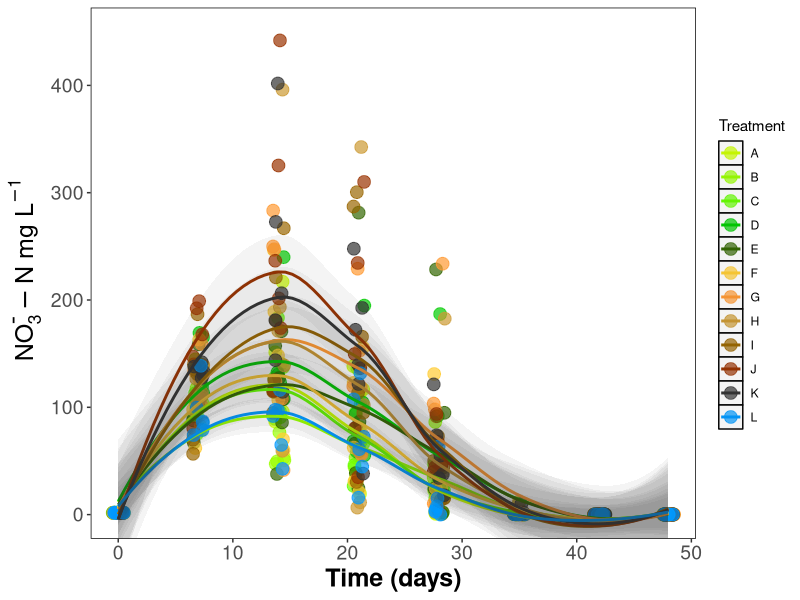
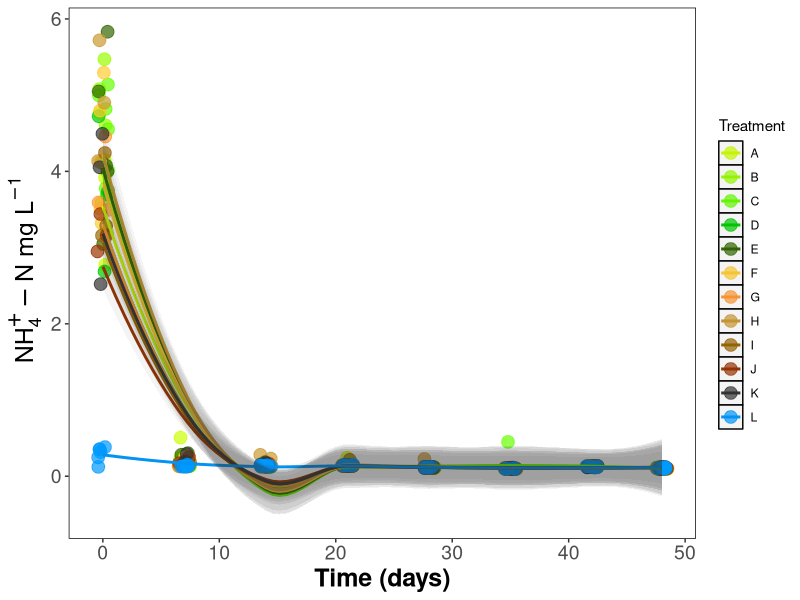
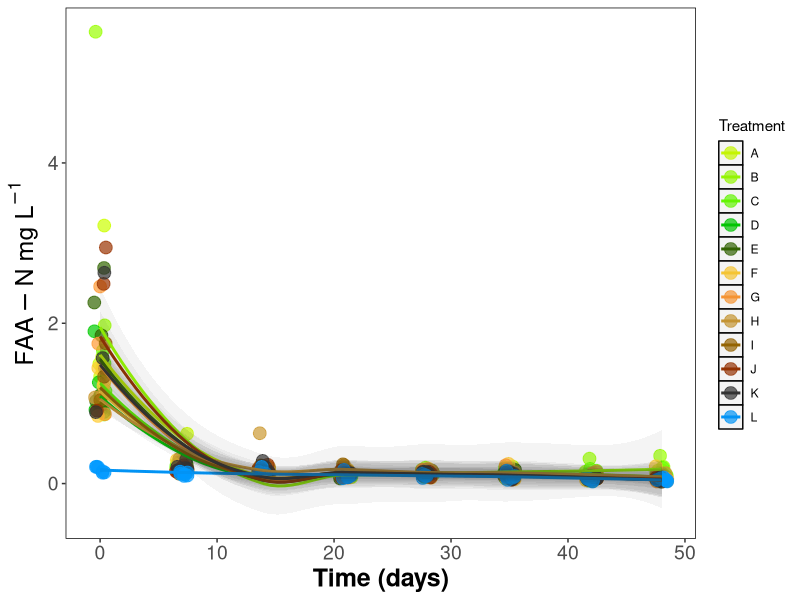
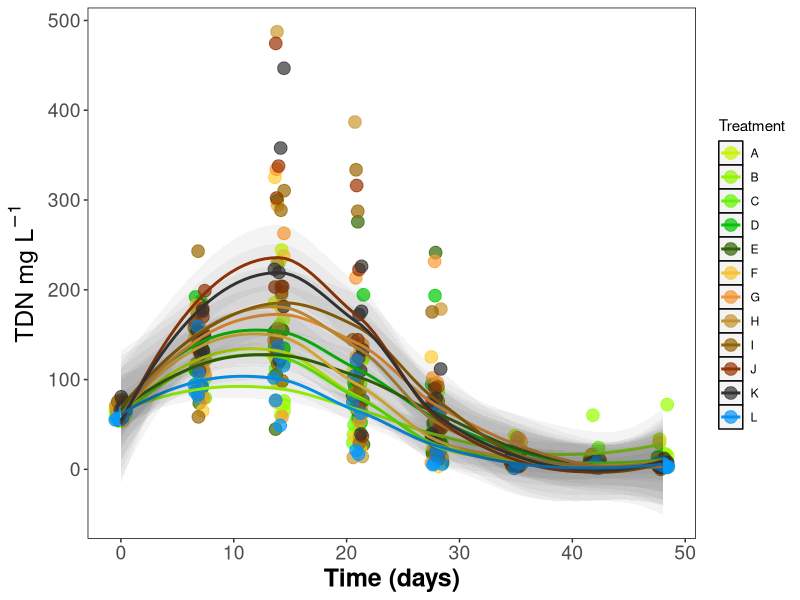
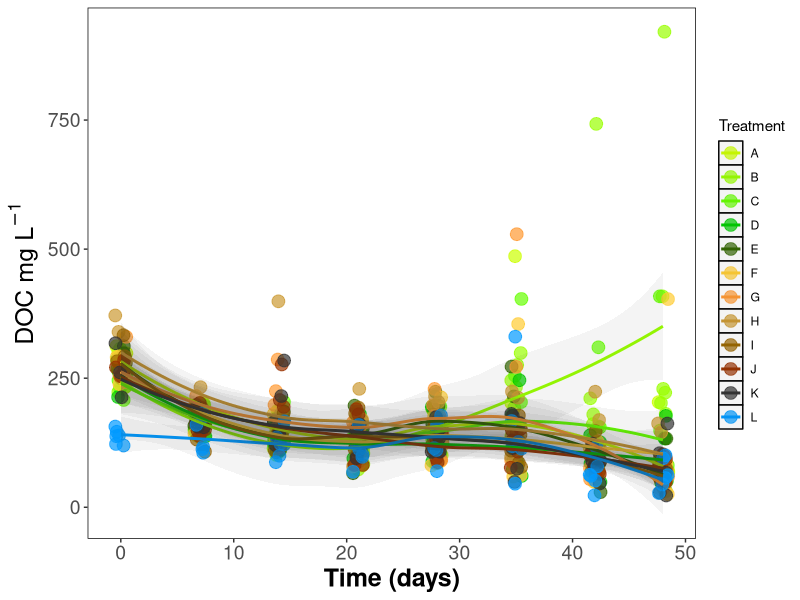
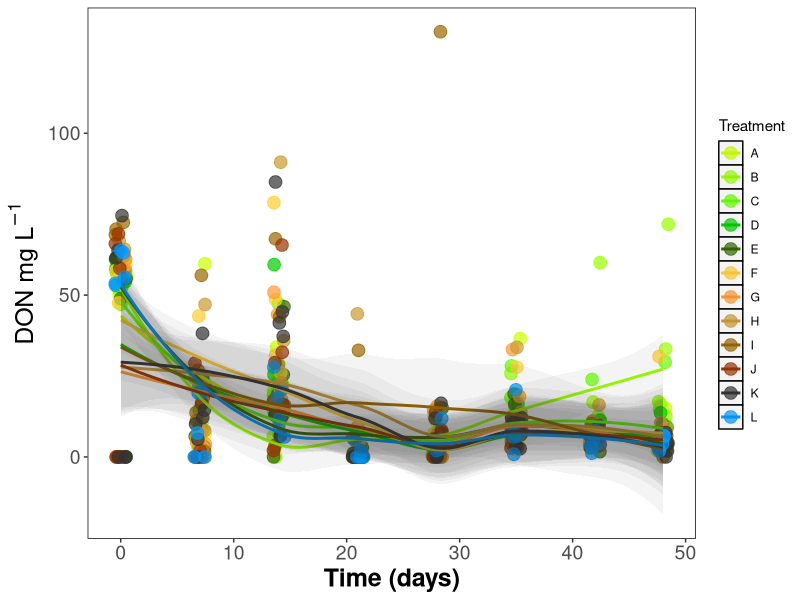
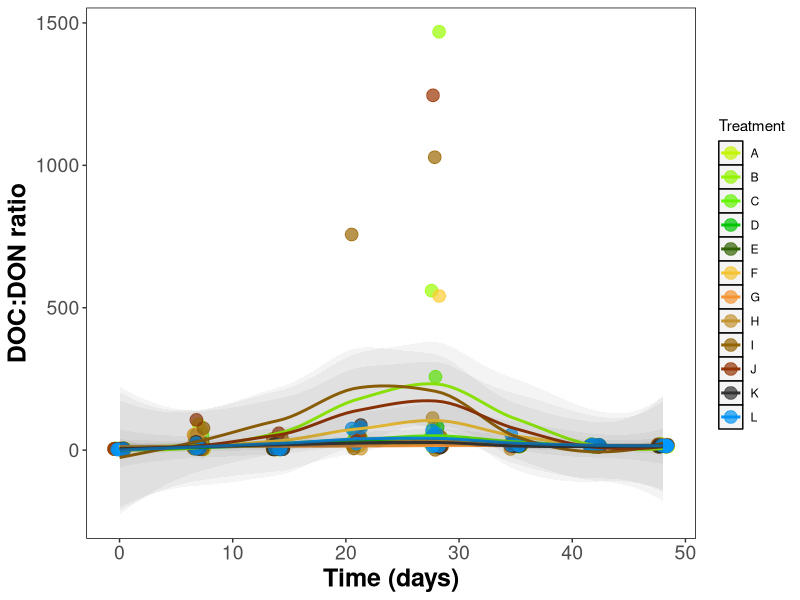
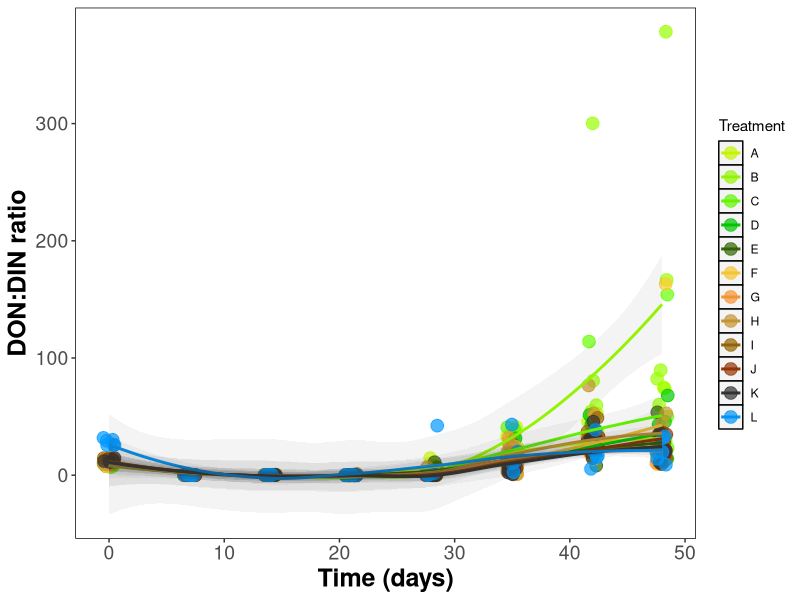

Write the R code that produced these figures, in order.
## This script takes the wrangled data from 15n_sol_proc.R and ../results/raw/15n_soil_sol.csv
## It examines the final processed data ../results/processed/ratios.csv

library(tidyverse)
all <- read_csv("results/processed/ratios.csv")
all

## Now let's look how the variables change over time

## this page was helpful for mu and super/subscripts: 
## https://stackoverflow.com/questions/34892262/subscripts-and-superscripts-or-with-ggplot2-axis-labels-ionic-chemical

## also here: https://rstudio-pubs-static.s3.amazonaws.com/136237_170402e5f0b54561bf7605bdea98267a.html

## Below is a rather extensive set of code for xy plots with/without trends and CI ribbons

## Nitrate

ggplot(data = all, aes(days, no3, colour = trt)) + # x, y, colour by treatment
  scale_colour_manual(values=c("#CCFF00", # all the colours in hexadecimal code in order of "colour = x" argument above
                               "#99FF00",
                               "#66FF00",
                               "#00CC00",
                               "#336600",
                               "#FFCC33",
                               "#FF9933",
                               "#CC9933",
                               "#996600",
                               "#993300",
                               "#333333",
                               "#0099FF"
  )) +
  #geom_point(size = 6, alpha = 0.6) + # Plot as a point graph, size, transparency
  geom_jitter(size = 4, alpha = 0.7, width = 0.5) + # Plot as a jittered point graph
  stat_smooth(method = "loess", se = FALSE, size = 1) + # Adds trend line only
  stat_smooth(method = "loess", # Adds ribbon for SE / CI and allows transparency to be adjusted
  #              colour = "red", 
                geom = "ribbon", 
                alpha = 0.05, #sets ribbon transparency
                size = 0.0001, #sets ribbon outline thickness. Need to work out how to make transparent
                fullrange = TRUE) + # Forces ribbon to end of data
 # xlim(0, 48) + ylim(0, 300) + # can be used to set hard limits to scale
  coord_cartesian(xlim = c(0, 48), ylim = c(0, 450)) + #sets soft limits to scale
  labs(
    x = "Time (days)", # x axis label
    y = ~NO[3]^{textstyle("-")}-N ~mg~L^{-1}, #y axis label, note cpde and weblink above for special characters and script
    #  title = "Nitrogen", # Graph title
    colour = "Treatment" # Legend Title
  ) +
  theme(
    panel.grid = element_blank(), # blank grid
    # axis.text.y = element_text(angle = 90), # rotates labels
    axis.text=element_text(size=14), # axis text size
    axis.title = element_text(color="black", face="bold", size=18), # axis label text size
    panel.background = element_rect(fill = "white", # panel background
                                    colour = "black") # panel outline
  )

## Ammonium

ggplot(data = all, aes(days, nh4, colour = trt)) + # x, y, colour by treatment
  scale_colour_manual(values=c("#CCFF00", # all the colours in hexadecimal code in order of "colour = x" argument above
                               "#99FF00",
                               "#66FF00",
                               "#00CC00",
                               "#336600",
                               "#FFCC33",
                               "#FF9933",
                               "#CC9933",
                               "#996600",
                               "#993300",
                               "#333333",
                               "#0099FF"
  )) +
  #geom_point(size = 6, alpha = 0.6) + # Plot as a point graph, size, transparency
  geom_jitter(size = 4, alpha = 0.7, width = 0.5) + # Plot as a jittered point graph
  stat_smooth(method = "loess", se = FALSE, size = 1) + # Adds trend line only
  stat_smooth(method = "loess", # Adds ribbon for SE / CI and allows transparency to be adjusted
              #              colour = "red", 
              geom = "ribbon", 
              alpha = 0.05, #sets ribbon transparency
              size = 0.0001, #sets ribbon outline thickness. Need to work out how to make transparent
              fullrange = TRUE) + # Forces ribbon to end of data
  # xlim(0, 48) + ylim(0, 300) + # can be used to set hard limits to scale
 # coord_cartesian(xlim = c(0, 48), ylim = c(0, 450)) + #sets soft limits to scale
  labs(
    x = "Time (days)", # x axis label
    y = ~NH[4]^{textstyle("+")}-N ~mg~L^{-1}, #y axis label, note cpde and weblink above for special characters and script
    #  title = "Nitrogen", # Graph title
    colour = "Treatment" # Legend Title
  ) +
  theme(
    panel.grid = element_blank(), # blank grid
    # axis.text.y = element_text(angle = 90), # rotates labels
    axis.text=element_text(size=14), # axis text size
    axis.title = element_text(color="black", face="bold", size=18), # axis label text size
    panel.background = element_rect(fill = "white", # panel background
                                    colour = "black") # panel outline
  )

## FAA

ggplot(data = all, aes(days, faa, colour = trt)) + # x, y, colour by treatment
  scale_colour_manual(values=c("#CCFF00", # all the colours in hexadecimal code in order of "colour = x" argument above
                               "#99FF00",
                               "#66FF00",
                               "#00CC00",
                               "#336600",
                               "#FFCC33",
                               "#FF9933",
                               "#CC9933",
                               "#996600",
                               "#993300",
                               "#333333",
                               "#0099FF"
  )) +
  #geom_point(size = 6, alpha = 0.6) + # Plot as a point graph, size, transparency
  geom_jitter(size = 4, alpha = 0.7, width = 0.5) + # Plot as a jittered point graph
  stat_smooth(method = "loess", se = FALSE, size = 1) + # Adds trend line only
  stat_smooth(method = "loess", # Adds ribbon for SE / CI and allows transparency to be adjusted
              #              colour = "red", 
              geom = "ribbon", 
              alpha = 0.05, #sets ribbon transparency
              size = 0.0001, #sets ribbon outline thickness. Need to work out how to make transparent
              fullrange = TRUE) + # Forces ribbon to end of data
  # xlim(0, 48) + ylim(0, 300) + # can be used to set hard limits to scale
  # coord_cartesian(xlim = c(0, 48), ylim = c(0, 450)) + #sets soft limits to scale
  labs(
    x = "Time (days)", # x axis label
    y = FAA-N ~mg~L^{-1}, #y axis label, note cpde and weblink above for special characters and script
    #  title = "Nitrogen", # Graph title
    colour = "Treatment" # Legend Title
  ) +
  theme(
    panel.grid = element_blank(), # blank grid
    # axis.text.y = element_text(angle = 90), # rotates labels
    axis.text=element_text(size=14), # axis text size
    axis.title = element_text(color="black", face="bold", size=18), # axis label text size
    panel.background = element_rect(fill = "white", # panel background
                                    colour = "black") # panel outline
  )

## TDN

ggplot(data = all, aes(days, tdn, colour = trt)) + # x, y, colour by treatment
  scale_colour_manual(values=c("#CCFF00", # all the colours in hexadecimal code in order of "colour = x" argument above
                               "#99FF00",
                               "#66FF00",
                               "#00CC00",
                               "#336600",
                               "#FFCC33",
                               "#FF9933",
                               "#CC9933",
                               "#996600",
                               "#993300",
                               "#333333",
                               "#0099FF"
  )) +
  #geom_point(size = 6, alpha = 0.6) + # Plot as a point graph, size, transparency
  geom_jitter(size = 4, alpha = 0.7, width = 0.5) + # Plot as a jittered point graph
  stat_smooth(method = "loess", se = FALSE, size = 1) + # Adds trend line only
  stat_smooth(method = "loess", # Adds ribbon for SE / CI and allows transparency to be adjusted
              #              colour = "red", 
              geom = "ribbon", 
              alpha = 0.05, #sets ribbon transparency
              size = 0.0001, #sets ribbon outline thickness. Need to work out how to make transparent
              fullrange = TRUE) + # Forces ribbon to end of data
  # xlim(0, 48) + ylim(0, 300) + # can be used to set hard limits to scale
  # coord_cartesian(xlim = c(0, 48), ylim = c(0, 450)) + #sets soft limits to scale
  labs(
    x = "Time (days)", # x axis label
    y = TDN ~mg~L^{-1}, #y axis label, note cpde and weblink above for special characters and script
    #  title = "Nitrogen", # Graph title
    colour = "Treatment" # Legend Title
  ) +
  theme(
    panel.grid = element_blank(), # blank grid
    # axis.text.y = element_text(angle = 90), # rotates labels
    axis.text=element_text(size=14), # axis text size
    axis.title = element_text(color="black", face="bold", size=18), # axis label text size
    panel.background = element_rect(fill = "white", # panel background
                                    colour = "black") # panel outline
  )

## DOC

ggplot(data = all, aes(days, doc, colour = trt)) + # x, y, colour by treatment
  scale_colour_manual(values=c("#CCFF00", # all the colours in hexadecimal code in order of "colour = x" argument above
                               "#99FF00",
                               "#66FF00",
                               "#00CC00",
                               "#336600",
                               "#FFCC33",
                               "#FF9933",
                               "#CC9933",
                               "#996600",
                               "#993300",
                               "#333333",
                               "#0099FF"
  )) +
  #geom_point(size = 6, alpha = 0.6) + # Plot as a point graph, size, transparency
  geom_jitter(size = 4, alpha = 0.7, width = 0.5) + # Plot as a jittered point graph
  stat_smooth(method = "loess", se = FALSE, size = 1) + # Adds trend line only
  stat_smooth(method = "loess", # Adds ribbon for SE / CI and allows transparency to be adjusted
              #              colour = "red", 
              geom = "ribbon", 
              alpha = 0.05, #sets ribbon transparency
              size = 0.0001, #sets ribbon outline thickness. Need to work out how to make transparent
              fullrange = TRUE) + # Forces ribbon to end of data
  # xlim(0, 48) + ylim(0, 300) + # can be used to set hard limits to scale
  # coord_cartesian(xlim = c(0, 48), ylim = c(0, 450)) + #sets soft limits to scale
  labs(
    x = "Time (days)", # x axis label
    y = DOC ~mg~L^{-1}, #y axis label, note cpde and weblink above for special characters and script
    #  title = "Nitrogen", # Graph title
    colour = "Treatment" # Legend Title
  ) +
  theme(
    panel.grid = element_blank(), # blank grid
    # axis.text.y = element_text(angle = 90), # rotates labels
    axis.text=element_text(size=14), # axis text size
    axis.title = element_text(color="black", face="bold", size=18), # axis label text size
    panel.background = element_rect(fill = "white", # panel background
                                    colour = "black") # panel outline
  )

## DON

ggplot(data = all, aes(days, don, colour = trt)) + # x, y, colour by treatment
  scale_colour_manual(values=c("#CCFF00", # all the colours in hexadecimal code in order of "colour = x" argument above
                               "#99FF00",
                               "#66FF00",
                               "#00CC00",
                               "#336600",
                               "#FFCC33",
                               "#FF9933",
                               "#CC9933",
                               "#996600",
                               "#993300",
                               "#333333",
                               "#0099FF"
  )) +
  #geom_point(size = 6, alpha = 0.6) + # Plot as a point graph, size, transparency
  geom_jitter(size = 4, alpha = 0.7, width = 0.5) + # Plot as a jittered point graph
  stat_smooth(method = "loess", se = FALSE, size = 1) + # Adds trend line only
  stat_smooth(method = "loess", # Adds ribbon for SE / CI and allows transparency to be adjusted
              #              colour = "red", 
              geom = "ribbon", 
              alpha = 0.05, #sets ribbon transparency
              size = 0.0001, #sets ribbon outline thickness. Need to work out how to make transparent
              fullrange = TRUE) + # Forces ribbon to end of data
  # xlim(0, 48) + ylim(0, 300) + # can be used to set hard limits to scale
  # coord_cartesian(xlim = c(0, 48), ylim = c(0, 450)) + #sets soft limits to scale
  labs(
    x = "Time (days)", # x axis label
    y = DON ~mg~L^{-1}, #y axis label, note cpde and weblink above for special characters and script
    #  title = "Nitrogen", # Graph title
    colour = "Treatment" # Legend Title
  ) +
  theme(
    panel.grid = element_blank(), # blank grid
    # axis.text.y = element_text(angle = 90), # rotates labels
    axis.text=element_text(size=14), # axis text size
    axis.title = element_text(color="black", face="bold", size=18), # axis label text size
    panel.background = element_rect(fill = "white", # panel background
                                    colour = "black") # panel outline
  )


## DOC:DON

ggplot(data = all, aes(days, doc_don, colour = trt)) + # x, y, colour by treatment
  scale_colour_manual(values=c("#CCFF00", # all the colours in hexadecimal code in order of "colour = x" argument above
                               "#99FF00",
                               "#66FF00",
                               "#00CC00",
                               "#336600",
                               "#FFCC33",
                               "#FF9933",
                               "#CC9933",
                               "#996600",
                               "#993300",
                               "#333333",
                               "#0099FF"
  )) +
  #geom_point(size = 6, alpha = 0.6) + # Plot as a point graph, size, transparency
  geom_jitter(size = 4, alpha = 0.7, width = 0.5) + # Plot as a jittered point graph
  stat_smooth(method = "loess", se = FALSE, size = 1) + # Adds trend line only
  stat_smooth(method = "loess", # Adds ribbon for SE / CI and allows transparency to be adjusted
              #              colour = "red", 
              geom = "ribbon", 
              alpha = 0.05, #sets ribbon transparency
              size = 0.0001, #sets ribbon outline thickness. Need to work out how to make transparent
              fullrange = TRUE) + # Forces ribbon to end of data
  # xlim(0, 48) + ylim(0, 300) + # can be used to set hard limits to scale
  # coord_cartesian(xlim = c(0, 48), ylim = c(0, 450)) + #sets soft limits to scale
  labs(
    x = "Time (days)", # x axis label
    y = "DOC:DON ratio", #y axis label, note cpde and weblink above for special characters and script
    #  title = "Nitrogen", # Graph title
    colour = "Treatment" # Legend Title
  ) +
  theme(
    panel.grid = element_blank(), # blank grid
    # axis.text.y = element_text(angle = 90), # rotates labels
    axis.text=element_text(size=14), # axis text size
    axis.title = element_text(color="black", face="bold", size=18), # axis label text size
    panel.background = element_rect(fill = "white", # panel background
                                    colour = "black") # panel outline
  )

## DON:DIN

ggplot(data = all, aes(days, don_din, colour = trt)) + # x, y, colour by treatment
  scale_colour_manual(values=c("#CCFF00", # all the colours in hexadecimal code in order of "colour = x" argument above
                               "#99FF00",
                               "#66FF00",
                               "#00CC00",
                               "#336600",
                               "#FFCC33",
                               "#FF9933",
                               "#CC9933",
                               "#996600",
                               "#993300",
                               "#333333",
                               "#0099FF"
  )) +
  #geom_point(size = 6, alpha = 0.6) + # Plot as a point graph, size, transparency
  geom_jitter(size = 4, alpha = 0.7, width = 0.5) + # Plot as a jittered point graph
  stat_smooth(method = "loess", se = FALSE, size = 1) + # Adds trend line only
  stat_smooth(method = "loess", # Adds ribbon for SE / CI and allows transparency to be adjusted
              #              colour = "red", 
              geom = "ribbon", 
              alpha = 0.05, #sets ribbon transparency
              size = 0.0001, #sets ribbon outline thickness. Need to work out how to make transparent
              fullrange = TRUE) + # Forces ribbon to end of data
  # xlim(0, 48) + ylim(0, 300) + # can be used to set hard limits to scale
  # coord_cartesian(xlim = c(0, 48), ylim = c(0, 450)) + #sets soft limits to scale
  labs(
    x = "Time (days)", # x axis label
    y = "DON:DIN ratio", #y axis label, note cpde and weblink above for special characters and script
    #  title = "Nitrogen", # Graph title
    colour = "Treatment" # Legend Title
  ) +
  theme(
    panel.grid = element_blank(), # blank grid
    # axis.text.y = element_text(angle = 90), # rotates labels
    axis.text=element_text(size=14), # axis text size
    axis.title = element_text(color="black", face="bold", size=18), # axis label text size
    panel.background = element_rect(fill = "white", # panel background
                                    colour = "black") # panel outline
  )
